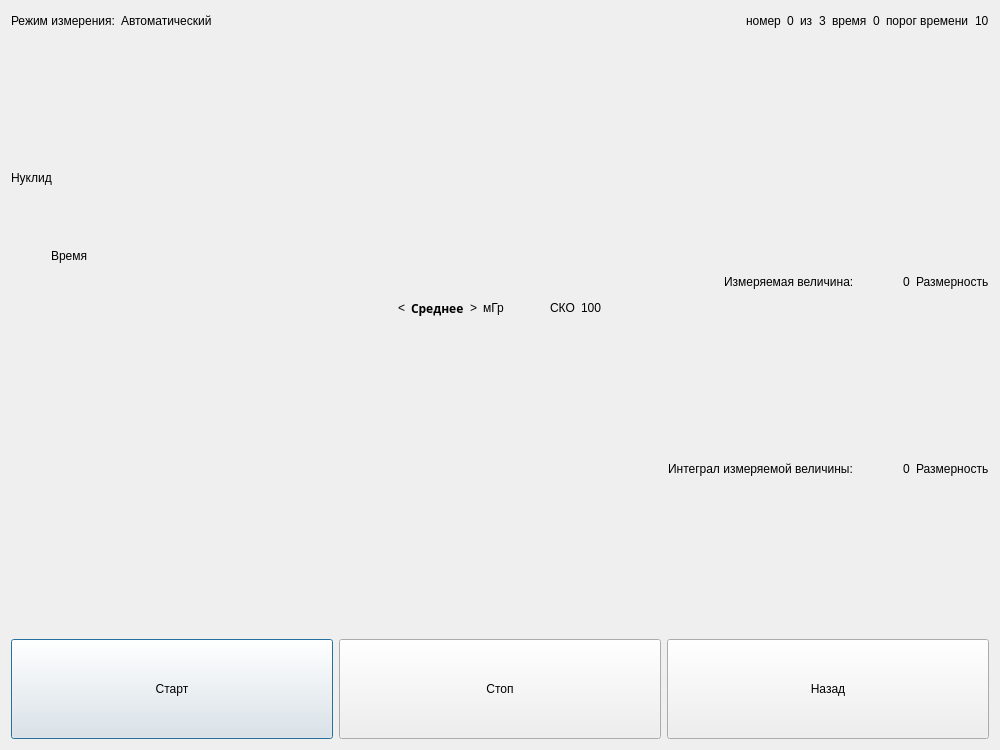
<?xml version="1.0" encoding="UTF-8"?>
<ui version="4.0">
 <class>Gamma_BDG_measuring_measure</class>
 <widget class="QDialog" name="Gamma_BDG_measuring_measure">
  <property name="geometry">
   <rect>
    <x>0</x>
    <y>0</y>
    <width>1000</width>
    <height>750</height>
   </rect>
  </property>
  <property name="windowTitle">
   <string>Dialog</string>
  </property>
  <layout class="QVBoxLayout" name="verticalLayout_2">
   <item>
    <layout class="QHBoxLayout" name="horizontalLayout">
     <item>
      <widget class="QLabel" name="label_10">
       <property name="text">
        <string>Режим измерения:</string>
       </property>
      </widget>
     </item>
     <item>
      <widget class="QLabel" name="label_11">
       <property name="text">
        <string>Автоматический</string>
       </property>
      </widget>
     </item>
     <item>
      <spacer name="horizontalSpacer_6">
       <property name="orientation">
        <enum>Qt::Horizontal</enum>
       </property>
       <property name="sizeHint" stdset="0">
        <size>
         <width>40</width>
         <height>20</height>
        </size>
       </property>
      </spacer>
     </item>
     <item>
      <widget class="QLabel" name="label_12">
       <property name="text">
        <string>номер</string>
       </property>
      </widget>
     </item>
     <item>
      <widget class="QLabel" name="label_13">
       <property name="text">
        <string>0</string>
       </property>
      </widget>
     </item>
     <item>
      <widget class="QLabel" name="label_14">
       <property name="text">
        <string>из</string>
       </property>
      </widget>
     </item>
     <item>
      <widget class="QLabel" name="label_15">
       <property name="text">
        <string>3</string>
       </property>
      </widget>
     </item>
     <item>
      <widget class="QLabel" name="label_16">
       <property name="text">
        <string>время</string>
       </property>
      </widget>
     </item>
     <item>
      <widget class="QLabel" name="label_17">
       <property name="text">
        <string>0</string>
       </property>
      </widget>
     </item>
     <item>
      <widget class="QLabel" name="label_18">
       <property name="text">
        <string>порог времени</string>
       </property>
      </widget>
     </item>
     <item>
      <widget class="QLabel" name="label_19">
       <property name="text">
        <string>10</string>
       </property>
      </widget>
     </item>
    </layout>
   </item>
   <item>
    <spacer name="verticalSpacer_3">
     <property name="orientation">
      <enum>Qt::Vertical</enum>
     </property>
     <property name="sizeHint" stdset="0">
      <size>
       <width>20</width>
       <height>134</height>
      </size>
     </property>
    </spacer>
   </item>
   <item>
    <widget class="QLabel" name="label_5">
     <property name="text">
      <string>Нуклид</string>
     </property>
    </widget>
   </item>
   <item>
    <spacer name="verticalSpacer">
     <property name="orientation">
      <enum>Qt::Vertical</enum>
     </property>
     <property name="sizeHint" stdset="0">
      <size>
       <width>20</width>
       <height>40</height>
      </size>
     </property>
    </spacer>
   </item>
   <item>
    <layout class="QVBoxLayout" name="verticalLayout">
     <item>
      <layout class="QHBoxLayout" name="horizontalLayout_3">
       <item>
        <spacer name="horizontalSpacer">
         <property name="orientation">
          <enum>Qt::Horizontal</enum>
         </property>
         <property name="sizeType">
          <enum>QSizePolicy::Fixed</enum>
         </property>
         <property name="sizeHint" stdset="0">
          <size>
           <width>40</width>
           <height>20</height>
          </size>
         </property>
        </spacer>
       </item>
       <item>
        <widget class="QLabel" name="label_3">
         <property name="sizePolicy">
          <sizepolicy hsizetype="Preferred" vsizetype="Minimum">
           <horstretch>0</horstretch>
           <verstretch>0</verstretch>
          </sizepolicy>
         </property>
         <property name="text">
          <string>Время</string>
         </property>
        </widget>
       </item>
       <item>
        <spacer name="horizontalSpacer_7">
         <property name="orientation">
          <enum>Qt::Horizontal</enum>
         </property>
         <property name="sizeHint" stdset="0">
          <size>
           <width>40</width>
           <height>20</height>
          </size>
         </property>
        </spacer>
       </item>
      </layout>
     </item>
     <item>
      <layout class="QHBoxLayout" name="horizontalLayout_5">
       <item>
        <layout class="QHBoxLayout" name="horizontalLayout_2">
         <item>
          <spacer name="horizontalSpacer_4">
           <property name="orientation">
            <enum>Qt::Horizontal</enum>
           </property>
           <property name="sizeHint" stdset="0">
            <size>
             <width>40</width>
             <height>20</height>
            </size>
           </property>
          </spacer>
         </item>
         <item>
          <widget class="QLabel" name="label">
           <property name="text">
            <string>Измеряемая величина: </string>
           </property>
          </widget>
         </item>
         <item>
          <spacer name="horizontalSpacer_3">
           <property name="orientation">
            <enum>Qt::Horizontal</enum>
           </property>
           <property name="sizeType">
            <enum>QSizePolicy::Fixed</enum>
           </property>
           <property name="sizeHint" stdset="0">
            <size>
             <width>40</width>
             <height>20</height>
            </size>
           </property>
          </spacer>
         </item>
         <item>
          <widget class="QLabel" name="label_9">
           <property name="text">
            <string>0</string>
           </property>
          </widget>
         </item>
         <item>
          <widget class="QLabel" name="label_2">
           <property name="text">
            <string>Размерность</string>
           </property>
          </widget>
         </item>
        </layout>
       </item>
       <item>
        <layout class="QHBoxLayout" name="horizontalLayout_4"/>
       </item>
      </layout>
     </item>
    </layout>
   </item>
   <item>
    <layout class="QHBoxLayout" name="horizontalLayout_8">
     <item>
      <spacer name="horizontalSpacer_9">
       <property name="orientation">
        <enum>Qt::Horizontal</enum>
       </property>
       <property name="sizeHint" stdset="0">
        <size>
         <width>40</width>
         <height>20</height>
        </size>
       </property>
      </spacer>
     </item>
     <item>
      <widget class="QLabel" name="label_23">
       <property name="text">
        <string>&lt;</string>
       </property>
      </widget>
     </item>
     <item>
      <widget class="QLabel" name="label_22">
       <property name="font">
        <font>
         <family>Source Code Pro</family>
         <weight>75</weight>
         <bold>true</bold>
        </font>
       </property>
       <property name="text">
        <string>Среднее</string>
       </property>
      </widget>
     </item>
     <item>
      <widget class="QLabel" name="label_24">
       <property name="text">
        <string>&gt;</string>
       </property>
      </widget>
     </item>
     <item>
      <widget class="QLabel" name="label_25">
       <property name="text">
        <string>мГр</string>
       </property>
      </widget>
     </item>
     <item>
      <spacer name="horizontalSpacer_10">
       <property name="orientation">
        <enum>Qt::Horizontal</enum>
       </property>
       <property name="sizeType">
        <enum>QSizePolicy::Fixed</enum>
       </property>
       <property name="sizeHint" stdset="0">
        <size>
         <width>40</width>
         <height>20</height>
        </size>
       </property>
      </spacer>
     </item>
     <item>
      <widget class="QLabel" name="label_4">
       <property name="text">
        <string>СКО</string>
       </property>
      </widget>
     </item>
     <item>
      <widget class="QLabel" name="label_20">
       <property name="text">
        <string>100</string>
       </property>
      </widget>
     </item>
     <item>
      <spacer name="horizontalSpacer_8">
       <property name="orientation">
        <enum>Qt::Horizontal</enum>
       </property>
       <property name="sizeHint" stdset="0">
        <size>
         <width>40</width>
         <height>20</height>
        </size>
       </property>
      </spacer>
     </item>
    </layout>
   </item>
   <item>
    <spacer name="verticalSpacer_4">
     <property name="orientation">
      <enum>Qt::Vertical</enum>
     </property>
     <property name="sizeHint" stdset="0">
      <size>
       <width>20</width>
       <height>135</height>
      </size>
     </property>
    </spacer>
   </item>
   <item>
    <layout class="QHBoxLayout" name="horizontalLayout_6">
     <item>
      <spacer name="horizontalSpacer_5">
       <property name="orientation">
        <enum>Qt::Horizontal</enum>
       </property>
       <property name="sizeHint" stdset="0">
        <size>
         <width>40</width>
         <height>20</height>
        </size>
       </property>
      </spacer>
     </item>
     <item>
      <widget class="QLabel" name="label_6">
       <property name="text">
        <string>Интеграл измеряемой величины: </string>
       </property>
      </widget>
     </item>
     <item>
      <spacer name="horizontalSpacer_2">
       <property name="orientation">
        <enum>Qt::Horizontal</enum>
       </property>
       <property name="sizeType">
        <enum>QSizePolicy::Fixed</enum>
       </property>
       <property name="sizeHint" stdset="0">
        <size>
         <width>40</width>
         <height>20</height>
        </size>
       </property>
      </spacer>
     </item>
     <item>
      <widget class="QLabel" name="label_8">
       <property name="text">
        <string>0</string>
       </property>
      </widget>
     </item>
     <item>
      <widget class="QLabel" name="label_7">
       <property name="text">
        <string>Размерность</string>
       </property>
      </widget>
     </item>
    </layout>
   </item>
   <item>
    <widget class="QLabel" name="label_21">
     <property name="text">
      <string/>
     </property>
    </widget>
   </item>
   <item>
    <spacer name="verticalSpacer_2">
     <property name="orientation">
      <enum>Qt::Vertical</enum>
     </property>
     <property name="sizeHint" stdset="0">
      <size>
       <width>20</width>
       <height>134</height>
      </size>
     </property>
    </spacer>
   </item>
   <item>
    <layout class="QHBoxLayout" name="horizontalLayout_7">
     <item>
      <widget class="QPushButton" name="pushButton_2">
       <property name="sizePolicy">
        <sizepolicy hsizetype="Minimum" vsizetype="Maximum">
         <horstretch>0</horstretch>
         <verstretch>0</verstretch>
        </sizepolicy>
       </property>
       <property name="minimumSize">
        <size>
         <width>0</width>
         <height>100</height>
        </size>
       </property>
       <property name="text">
        <string>Старт</string>
       </property>
      </widget>
     </item>
     <item>
      <widget class="QPushButton" name="pushButton_3">
       <property name="sizePolicy">
        <sizepolicy hsizetype="Minimum" vsizetype="Maximum">
         <horstretch>0</horstretch>
         <verstretch>0</verstretch>
        </sizepolicy>
       </property>
       <property name="minimumSize">
        <size>
         <width>0</width>
         <height>100</height>
        </size>
       </property>
       <property name="text">
        <string>Стоп</string>
       </property>
      </widget>
     </item>
     <item>
      <widget class="QPushButton" name="pushButton">
       <property name="sizePolicy">
        <sizepolicy hsizetype="Minimum" vsizetype="Maximum">
         <horstretch>0</horstretch>
         <verstretch>0</verstretch>
        </sizepolicy>
       </property>
       <property name="minimumSize">
        <size>
         <width>0</width>
         <height>100</height>
        </size>
       </property>
       <property name="text">
        <string>Назад</string>
       </property>
      </widget>
     </item>
    </layout>
   </item>
  </layout>
 </widget>
 <resources/>
 <connections/>
</ui>
